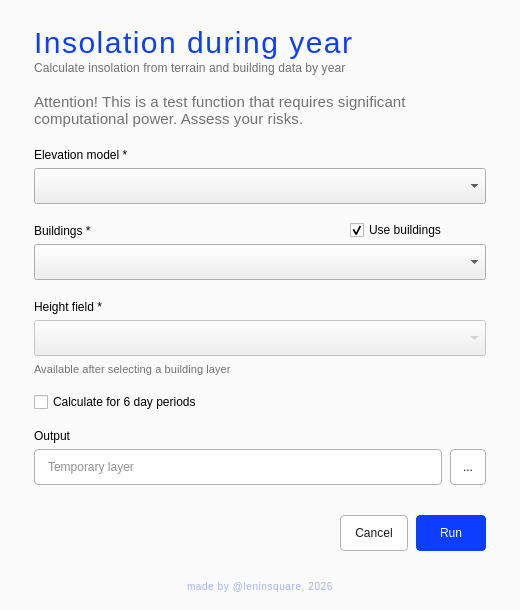
<?xml version="1.0" encoding="UTF-8"?>
<ui version="4.0">
 <class>ModuleInsolationYearDialogBase</class>
 <widget class="QDialog" name="ModuleInsolationYearDialogBase">
  <property name="geometry"><rect><x>0</x><y>0</y><width>520</width><height>610</height></rect></property>
  <property name="minimumSize"><size><width>520</width><height>610</height></size></property>
  <property name="maximumSize"><size><width>520</width><height>610</height></size></property>
  <property name="windowTitle"><string>Insolation during year</string></property>
  <property name="styleSheet">
   <string notr="true">QDialog {
    background: #fbfbfb;
    color: #181818;
    font-family: "Anek Latin", "Arial", sans-serif;
    font-size: 14px;
}
QLabel#title_label {
    color: #0b3eff;
    font-family: "Monomaniac One", "Arial", sans-serif;
    font-size: 30px;
    letter-spacing: 1.5px;
}
QLabel#description_label {
    color: #707070;
    font-size: 12px;
    letter-spacing: 0.1px;
}
QLabel#warning_label {
    color: #707070;
    font-size: 15px;
    letter-spacing: 0.1px;
}
QLabel[fieldLabel="true"] {
    color: #181818;
    font-size: 15px;
    letter-spacing: 0.3px;
}
QLabel#height_help_label {
    color: #707070;
    font-size: 11px;
    letter-spacing: 0.1px;
}
QgsMapLayerComboBox, QgsFieldComboBox, QLineEdit {
    min-height: 34px;
    padding-left: 11px;
    padding-right: 11px;
    color: #242424;
    background: white;
    border: 1px solid #b1b1b1;
    border-radius: 4px;
}
QgsFieldComboBox:disabled {
    color: #707070;
    background: #f2f2f2;
}
QPushButton {
    min-height: 34px;
    padding: 0 15px;
    color: #181818;
    background: white;
    border: 1px solid #b1b1b1;
    border-radius: 4px;
}
QPushButton:hover { background: #f2f2f2; }
QPushButton:pressed { background: #e7e7e7; }
QPushButton#ok_button {
    padding: 0;
    color: white;
    background: #0b3eff;
    border-color: #0b3eff;
}
QPushButton#ok_button:hover { background: #092fd1; border-color: #092fd1; }
QPushButton#ok_button:pressed { background: #0828b5; border-color: #0828b5; }
QPushButton#cancel_button, QPushButton#tool_button { padding: 0; }
QLabel#footer_label {
    color: rgba(11, 62, 255, 96);
    font-family: "Monomaniac One", "Arial", sans-serif;
    font-size: 10px;
    letter-spacing: 0.6px;
}</string>
  </property>
  <widget class="QLabel" name="title_label">
   <property name="geometry"><rect><x>34</x><y>20</y><width>452</width><height>44</height></rect></property>
   <property name="text"><string>Insolation during year</string></property>
  </widget>
  <widget class="QLabel" name="description_label">
   <property name="geometry"><rect><x>34</x><y>59</y><width>452</width><height>18</height></rect></property>
   <property name="text"><string>Calculate insolation from terrain and building data by year</string></property>
  </widget>
  <widget class="QLabel" name="warning_label">
   <property name="geometry"><rect><x>34</x><y>89</y><width>452</width><height>42</height></rect></property>
   <property name="text"><string>Attention! This is a test function that requires significant computational power. Assess your risks.</string></property>
   <property name="wordWrap"><bool>true</bool></property>
  </widget>
  <widget class="QLabel" name="dem_label">
   <property name="fieldLabel" stdset="0"><bool>true</bool></property>
   <property name="geometry"><rect><x>34</x><y>144</y><width>452</width><height>22</height></rect></property>
   <property name="text"><string>Elevation model *</string></property>
  </widget>
  <widget class="QgsMapLayerComboBox" name="combobox_dem">
   <property name="geometry"><rect><x>34</x><y>168</y><width>452</width><height>36</height></rect></property>
  </widget>
  <widget class="QLabel" name="buildings_label">
   <property name="fieldLabel" stdset="0"><bool>true</bool></property>
   <property name="geometry"><rect><x>34</x><y>220</y><width>452</width><height>22</height></rect></property>
   <property name="text"><string>Buildings *</string></property>
  </widget>
  <widget class="QCheckBox" name="use_buildings_checkbox">
   <property name="geometry"><rect><x>350</x><y>216</y><width>136</width><height>28</height></rect></property>
   <property name="text"><string>Use buildings</string></property>
   <property name="checked"><bool>true</bool></property>
  </widget>
  <widget class="QgsMapLayerComboBox" name="combobox_buildings">
   <property name="geometry"><rect><x>34</x><y>244</y><width>452</width><height>36</height></rect></property>
  </widget>
  <widget class="QLabel" name="height_label">
   <property name="fieldLabel" stdset="0"><bool>true</bool></property>
   <property name="geometry"><rect><x>34</x><y>296</y><width>452</width><height>22</height></rect></property>
   <property name="text"><string>Height field *</string></property>
  </widget>
  <widget class="QgsFieldComboBox" name="combobox_height">
   <property name="enabled"><bool>false</bool></property>
   <property name="geometry"><rect><x>34</x><y>320</y><width>452</width><height>36</height></rect></property>
  </widget>
  <widget class="QLabel" name="height_help_label">
   <property name="geometry"><rect><x>34</x><y>361</y><width>452</width><height>17</height></rect></property>
   <property name="text"><string>Available after selecting a building layer</string></property>
  </widget>
  <widget class="QLabel" name="output_label">
   <property name="fieldLabel" stdset="0"><bool>true</bool></property>
   <property name="geometry"><rect><x>34</x><y>425</y><width>452</width><height>22</height></rect></property>
   <property name="text"><string>Output</string></property>
  </widget>
  <widget class="QCheckBox" name="calculate_six_day_periods_checkbox">
   <property name="geometry"><rect><x>34</x><y>388</y><width>452</width><height>28</height></rect></property>
   <property name="text"><string>Calculate for 6 day periods</string></property>
   <property name="checked"><bool>false</bool></property>
  </widget>
  <widget class="QLineEdit" name="text_save">
   <property name="geometry"><rect><x>34</x><y>449</y><width>408</width><height>36</height></rect></property>
   <property name="placeholderText"><string>Temporary layer</string></property>
   <property name="clearButtonEnabled"><bool>true</bool></property>
  </widget>
  <widget class="QPushButton" name="tool_button">
   <property name="geometry"><rect><x>450</x><y>449</y><width>36</width><height>36</height></rect></property>
   <property name="toolTip"><string>Select output file</string></property>
   <property name="text"><string>...</string></property>
  </widget>
  <widget class="QPushButton" name="cancel_button">
   <property name="geometry"><rect><x>340</x><y>515</y><width>68</width><height>36</height></rect></property>
   <property name="text"><string>Cancel</string></property>
  </widget>
  <widget class="QPushButton" name="ok_button">
   <property name="geometry"><rect><x>416</x><y>515</y><width>70</width><height>36</height></rect></property>
   <property name="default"><bool>true</bool></property>
   <property name="text"><string>Run</string></property>
  </widget>
  <widget class="QLabel" name="footer_label">
   <property name="geometry"><rect><x>34</x><y>578</y><width>452</width><height>16</height></rect></property>
   <property name="text"><string>made by @leninsquare, 2026</string></property>
   <property name="alignment"><set>Qt::AlignCenter</set></property>
  </widget>
 </widget>
 <customwidgets>
  <customwidget><class>QgsMapLayerComboBox</class><extends>QComboBox</extends><header>qgis.gui</header></customwidget>
  <customwidget><class>QgsFieldComboBox</class><extends>QComboBox</extends><header>qgis.gui</header></customwidget>
 </customwidgets>
 <resources/>
 <connections/>
</ui>
